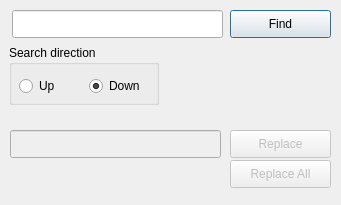
<?xml version="1.0" encoding="UTF-8"?>
<ui version="4.0">
 <class>findWidget</class>
 <widget class="QWidget" name="findWidget">
  <property name="windowModality">
   <enum>Qt::ApplicationModal</enum>
  </property>
  <property name="geometry">
   <rect>
    <x>0</x>
    <y>0</y>
    <width>341</width>
    <height>205</height>
   </rect>
  </property>
  <property name="sizePolicy">
   <sizepolicy hsizetype="Fixed" vsizetype="Fixed">
    <horstretch>0</horstretch>
    <verstretch>0</verstretch>
   </sizepolicy>
  </property>
  <property name="windowTitle">
   <string>Find</string>
  </property>
  <widget class="QGroupBox" name="groupBox">
   <property name="geometry">
    <rect>
     <x>9</x>
     <y>45</y>
     <width>150</width>
     <height>60</height>
    </rect>
   </property>
   <property name="minimumSize">
    <size>
     <width>150</width>
     <height>60</height>
    </size>
   </property>
   <property name="maximumSize">
    <size>
     <width>150</width>
     <height>60</height>
    </size>
   </property>
   <property name="title">
    <string>Search direction</string>
   </property>
   <widget class="QRadioButton" name="radioButton">
    <property name="geometry">
     <rect>
      <x>10</x>
      <y>30</y>
      <width>97</width>
      <height>22</height>
     </rect>
    </property>
    <property name="text">
     <string>Up</string>
    </property>
    <property name="checked">
     <bool>false</bool>
    </property>
   </widget>
   <widget class="QRadioButton" name="radioButton_2">
    <property name="geometry">
     <rect>
      <x>80</x>
      <y>30</y>
      <width>97</width>
      <height>22</height>
     </rect>
    </property>
    <property name="text">
     <string>Down</string>
    </property>
    <property name="checked">
     <bool>true</bool>
    </property>
   </widget>
  </widget>
  <widget class="QLineEdit" name="replaceLine">
   <property name="enabled">
    <bool>false</bool>
   </property>
   <property name="geometry">
    <rect>
     <x>10</x>
     <y>130</y>
     <width>211</width>
     <height>28</height>
    </rect>
   </property>
  </widget>
  <widget class="QPushButton" name="replaceButton">
   <property name="enabled">
    <bool>false</bool>
   </property>
   <property name="geometry">
    <rect>
     <x>230</x>
     <y>130</y>
     <width>101</width>
     <height>28</height>
    </rect>
   </property>
   <property name="text">
    <string>Replace</string>
   </property>
  </widget>
  <widget class="QPushButton" name="replaceAllButton">
   <property name="enabled">
    <bool>false</bool>
   </property>
   <property name="geometry">
    <rect>
     <x>230</x>
     <y>160</y>
     <width>101</width>
     <height>28</height>
    </rect>
   </property>
   <property name="text">
    <string>Replace All</string>
   </property>
  </widget>
  <widget class="QLineEdit" name="lineEdit">
   <property name="geometry">
    <rect>
     <x>12</x>
     <y>10</y>
     <width>211</width>
     <height>28</height>
    </rect>
   </property>
  </widget>
  <widget class="QPushButton" name="pushButton">
   <property name="geometry">
    <rect>
     <x>230</x>
     <y>10</y>
     <width>101</width>
     <height>28</height>
    </rect>
   </property>
   <property name="text">
    <string>Find</string>
   </property>
   <property name="shortcut">
    <string>Return</string>
   </property>
   <property name="autoDefault">
    <bool>true</bool>
   </property>
   <property name="default">
    <bool>true</bool>
   </property>
  </widget>
 </widget>
 <resources/>
 <connections/>
</ui>
